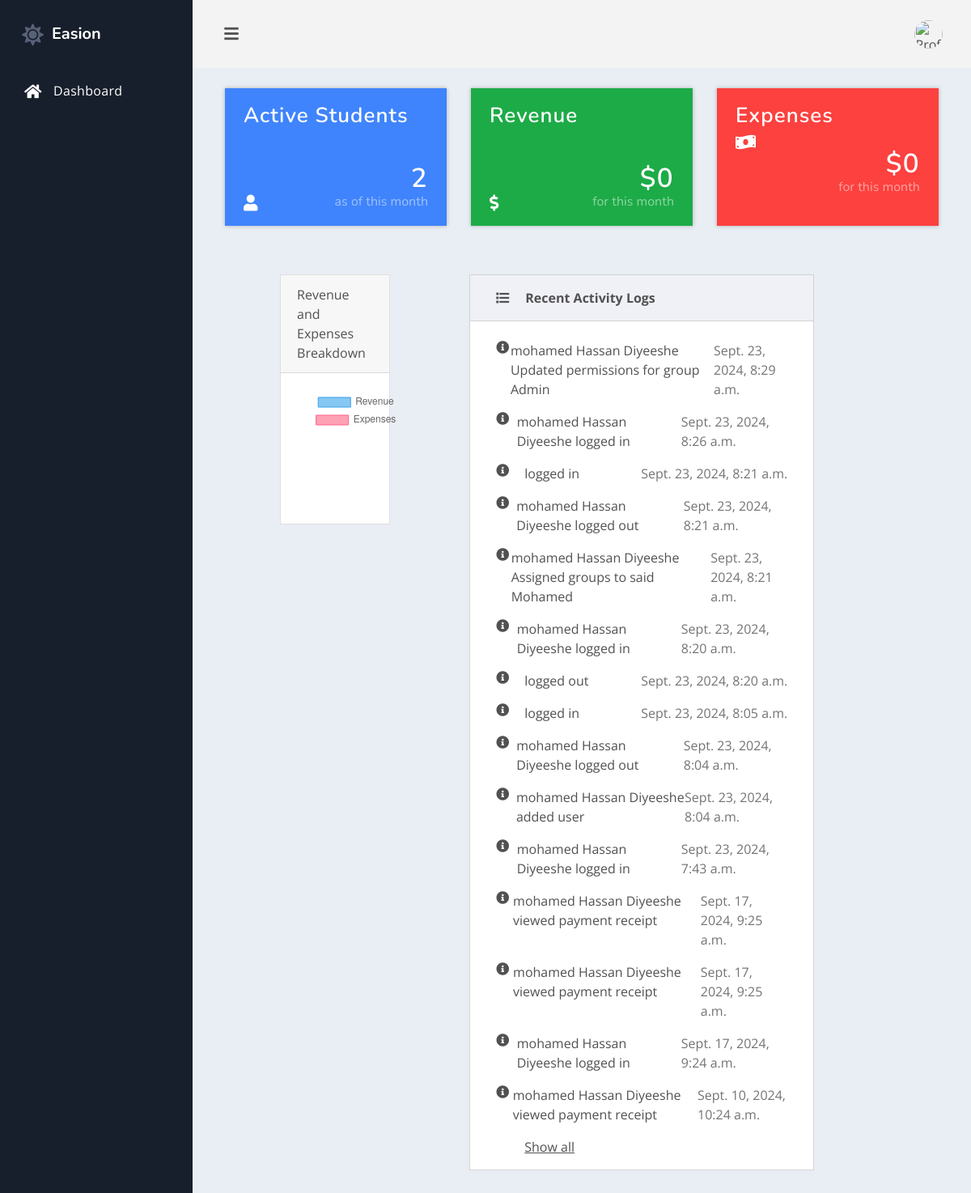
Page /school/ on the earlier database version.
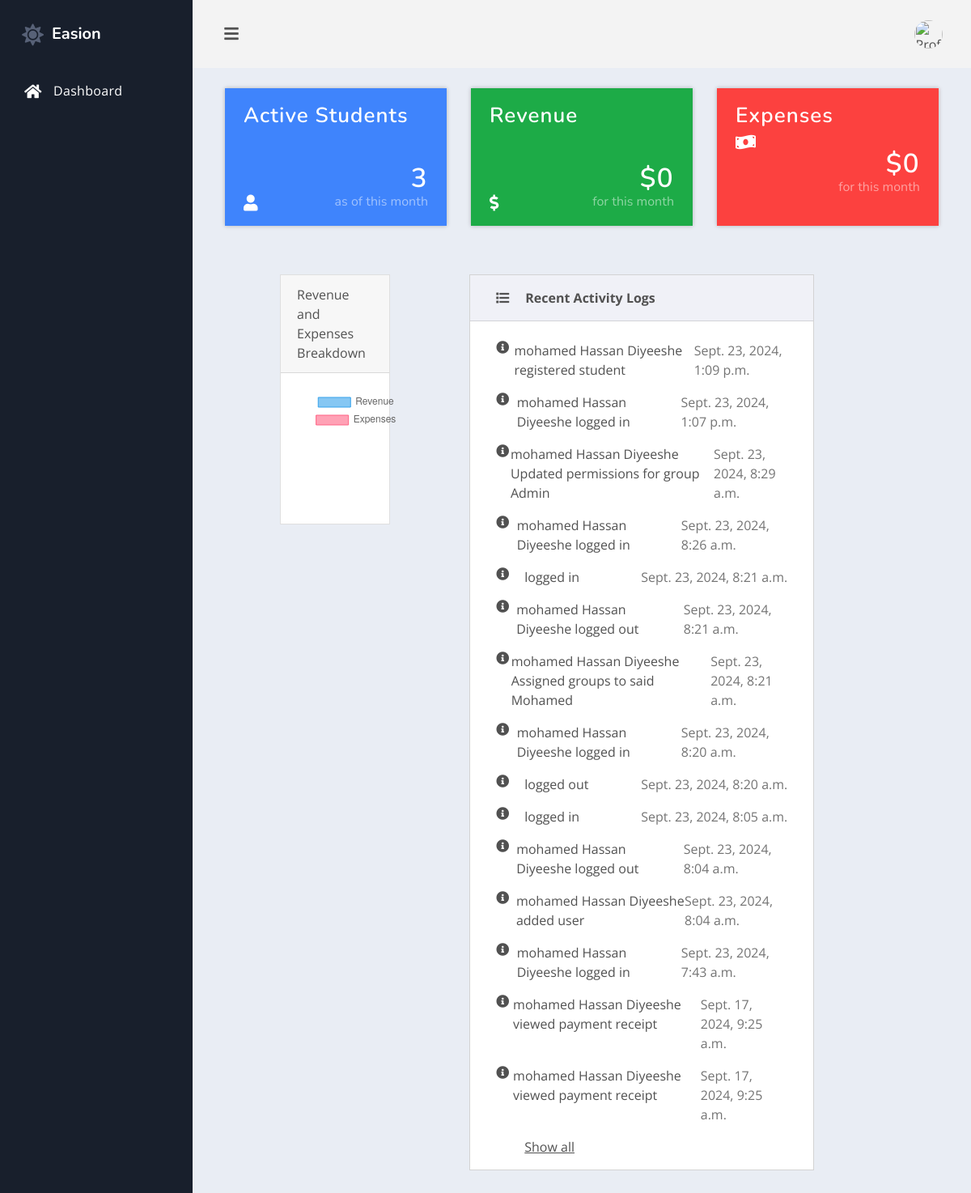
Same page on the later database version.
### Users/models.py (models this page shows, shortened)
class ActivityLog(models.Model):
    user = models.ForeignKey(Users, on_delete=models.CASCADE)
    action = models.CharField(max_length=255)
    timestamp = models.DateTimeField(default=timezone.now)
    content_type = models.CharField(max_length=255)
    object_id = models.PositiveIntegerField()
    description = models.TextField(null=True, blank=True)

class Users(AbstractUser):
    email = models.EmailField(unique=True, blank=False, null=False)
    phone = models.CharField(max_length=15, blank=False, null=False)
    avatar = models.ImageField(upload_to='avatars/', blank=True, null=True)
    gender = models.CharField(max_length=10, choices=[('Male', 'Male'), ('Female', 'Female')], blank=True, null=True)
    is_admin = models.BooleanField(default=False)
    modified_at = models.DateTimeField(auto_now=True)
    user_must_change_password = models.BooleanField(default=False)
    title = models.CharField(max_length=50, blank=True, null=True)
    login_attempts = models.IntegerField(default=0, blank=True, null=True)
    last_login_device = models.TextField(blank=True, null=True)
    groups = models.ManyToManyField(Group, related_name='custom_user_set', blank=True)
    user_permissions = models.ManyToManyField(Permission, related_name='custom_user_permissions_set', blank=True)
    USERNAME_FIELD = 'email'  # Use email to login instead of username
    REQUIRED_FIELDS = ['username']  # Keep username required for Django Admin compatibility
    class Meta:
        db_table = 'users'
        ordering = ['-username']
        permissions = [
            ('manage_role_groups', 'Can Add Or Delete Role From The Group'),
            ('remove_role_from_group', 'Can Remove Role From Group'),
            ('assign_user_to_group', 'Can Assign User To Group'),
            ('role_report', 'Can See Roles Report'),
            ('view_dashboard', 'Can view dashboard'),
        ]
    def get_full_name(self):
        return f"{self.first_name} {self.last_name}"

### dashapp/views.py (the view)
# urls.py: path('', views.index, name='index'),  # This is the root URL
def index(request):
    total_active_students = Student.objects.filter(status='Active').count()
    current_month = timezone.now().month
    current_year = timezone.now().year
    total_revenue = Payment.objects.filter(date_paid__year=current_year, date_paid__month=current_month).aggregate(total=Sum('amount_paid'))['total'] or 0
    total_expenses = Expense.objects.filter(date_incurred__year=current_year, date_incurred__month=current_month).aggregate(total=Sum('amount'))['total'] or 0
    total_revenue = float(total_revenue) if total_revenue else 0
    total_expenses = float(total_expenses) if total_expenses else 0
    months = ['January', 'February', 'March', 'April', 'May', 'June', 'July', 'August', 'September', 'October', 'November', 'December']
    monthly_revenue = []
    monthly_expenses = []
    for month in range(1, 13):
        monthly_rev = Payment.objects.filter(date_paid__year=current_year, date_paid__month=month).aggregate(total=Sum('amount_paid'))['total'] or 0
        monthly_exp = Expense.objects.filter(date_incurred__year=current_year, date_incurred__month=month).aggregate(total=Sum('amount'))['total'] or 0
        monthly_revenue.append(monthly_rev)
        monthly_expenses.append(monthly_exp)
    print("Months:", months)
    print("Monthly Revenue:", monthly_revenue)
    print("Monthly Expenses:", monthly_expenses)
    recent_activity_logs = ActivityLog.objects.all().order_by('-timestamp')[:15]
    context = {
        'total_active_students': total_active_students,
        'total_revenue': total_revenue,
        'total_expenses': total_expenses,
        'months': months,
        'monthly_revenue': monthly_revenue,
        'monthly_expenses': monthly_expenses,
        'recent_activity_logs': recent_activity_logs,
    }
    return render(request, 'index.html', context)

### Templates/index.html (shortened to what the changed rows need)
{% extends "base.html" %}
{% block content %}
<div class="container-fluid">
    <div class="row dash-row">
        <div class="col-xl-4">
            <div class="stats stats-primary">
                <div class="stats-content">
                    <div class="stats-data">
                        <div class="stats-number">{{ total_active_students }}</div>
                        <div class="stats-timeframe">as of this month</div>
                    </div>
                </div>
            </div>
        </div>
    </div>
    <div class="row">
            <div class="col-xl-6">
                <div class="card easion-card">
                    <div class="card-body">
                        <div class="notifications">
                            {% for log in recent_activity_logs %}
                            <a href="#!" class="notification">
                                <div class="notification-icon">
                                    <i class="fas fa-info-circle"></i>
                                </div>
                                <div class="notification-text">{{ log.user.get_full_name }} {{ log.action }}</div>
                                <span class="notification-time">{{ log.timestamp }}</span>
                            </a>
                            {% endfor %}
                        </div>
                    </div>
                </div>
            </div>
    </div>
</div>
{% endblock %}
{% block extra_script %}
<script>
document.addEventListener('DOMContentLoaded', function () {
    var ctx = document.getElementById('revenueExpensesPieChart').getContext('2d');
    var myPieChart = new Chart(ctx, {
        type: 'pie',
        data: {
            labels: ['Revenue', 'Expenses'],
            datasets: [{
                data: [{{ total_revenue }}, {{ total_expenses }}],  // Use actual revenue and expense totals
                backgroundColor: ['rgba(54, 162, 235, 0.6)', 'rgba(255, 99, 132, 0.6)'],
                borderColor: ['rgba(54, 162, 235, 1)', 'rgba(255, 99, 132, 1)'],
                borderWidth: 1
            }]
        },
        options: {
            responsive: true,
            plugins: {
                legend: {
                    position: 'top'
                }
            }
        }
    });
});
</script>
{% endblock %}

Differences in the rows shown:
no longer on this page (row unchanged): ActivityLog: user.get_full_name "mohamed Hassan Diyeeshe", action "logged in", timestamp "Sept. 17, 2024, 9:24 a.m."
no longer on this page (row unchanged): ActivityLog: user.get_full_name "mohamed Hassan Diyeeshe", action "viewed payment receipt", timestamp "Sept. 10, 2024, 10:24 a.m."
added ActivityLog: user.get_full_name "mohamed Hassan Diyeeshe", action "registered student", timestamp "Sept. 23, 2024, 1:09 p.m."
added ActivityLog: user.get_full_name "mohamed Hassan Diyeeshe", action "logged in", timestamp "Sept. 23, 2024, 1:07 p.m."
Other differences:
{{ total_active_students }}: "2" → "3"
